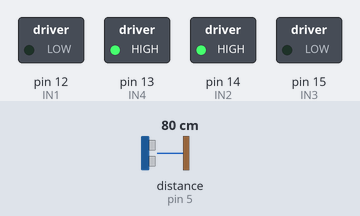
Simulated run of this sketch. Board: Arduino Uno, built with avr-gcc and run on an emulated ATmega328P. Parts: switched loads named in the sketch (green lamp = pin HIGH). Wiring (inferred from the names in the program): ultrasonic range finder: trigger pin 4; echo pin 5. Inputs (shaded band) come from the test bench; at power-on: distance to the obstacle (sensor on pin 5) 80 cm. The echo pulse lasts 58.3 µs per cm; pins used as bus, display or sensor lines are not drawn; what the sketch prints to the serial monitor is not drawn.

Above: at 1.8 s.
1.9 s: distance to the obstacle (sensor on pin 5) set to 2 cm
Timing chart, 0 to 4.9 s (numbered marks = the images above; inputs shaded):
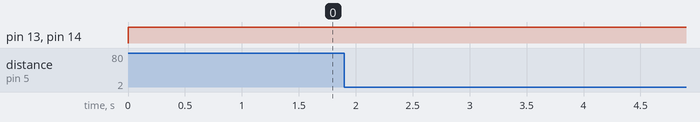

The sketch:

obstacle_avoiding_robot.ino
```cpp
#include<Servo.h>

Servo servo;

//ultrasonic
#define trigPin 4
#define echoPin 5

//servo
// #define servoPin 13


#define ENA 4
#define IN1 12
#define IN2 14
#define IN3 15
#define IN4 13
#define ENB 16


long duration, distanceCM, rightDistance, leftDistance;


void setup() {
  // put your setup code here, to run once:
  //start serial communication for debugging
  Serial.begin(9600);

  //initialize ultrasonic and servo pins
  pinMode(trigPin, OUTPUT);
  pinMode(echoPin, INPUT);
  pinMode(ENA, OUTPUT);
  pinMode(IN1, OUTPUT);
  pinMode(IN2, OUTPUT);
  pinMode(IN4, OUTPUT);
  pinMode(IN3, OUTPUT);
  // servo.attach(servoPin);

  digitalWrite(ENA, LOW);
  digitalWrite(ENB, LOW);

  //initialze servo angle to 0
  servo.write(90);
}

void loop() {
  // put your main code here, to run repeatedly:
  moveForward();
  detectObstacls();
  delay(1000);

}


long mesureDistance(){
  long cm;
  digitalWrite(trigPin, LOW);
  delayMicroseconds(2);
  digitalWrite(trigPin, HIGH);
  delayMicroseconds(10);
  digitalWrite(trigPin, LOW);

  duration = pulseIn(echoPin, HIGH, 30000);

  if(duration == 0){
    return 999;
  }
  cm = microsecondsToCentimeters(duration);
  Serial.print(cm);
  Serial.println(" CM");
  return cm;
}

void detectObstacls(){
  //Read ultrasonic sensor data
  distanceCM = mesureDistance();
  //check if distance less than threshold
  if(distanceCM <= 10 && distanceCM != 0){
    //obstacle detected
    Serial.println("Obstacle detected in front of me");
    delay(500);
    //servo look right
    servo.write(0);
    delay(1000);
    rightDistance = mesureDistance();
    Serial.print("right Distance: ");
    Serial.println(rightDistance);
    //servo look left
    servo.write(180);
    delay(1000);

    leftDistance = mesureDistance();
    Serial.print("left Distance: ");
    Serial.println(leftDistance);

    //return to center
    servo.write(90);
    delay(500);

    //start decision
    if(rightDistance < leftDistance && leftDistance >=10){
      //go to the left
      Serial.println("Rotate left....");
      rotateLeft();
    }else if (leftDistance < rightDistance && rightDistance >=10){
      //go to the right
      Serial.println("Rotate Right....");
      rotateRight();
    }else{
      //go backword
      Serial.println("Return....");
    }
  }
}

void activateMotor(){
  //Logic
  /*
  if(switch == 1){
    detectObstacle();
    moveForward();
  }else{
    stopMotor();
  }
  */
}


//Motor movement
void moveForward(){
  digitalWrite(IN1, LOW);
  digitalWrite(IN2, HIGH);
  digitalWrite(IN3, LOW);
  digitalWrite(IN4, HIGH);
}

void rotateRight(){
  digitalWrite(IN1, LOW);
  digitalWrite(IN2, HIGH);
  digitalWrite(IN3, HIGH);
  digitalWrite(IN4, LOW);
}
void rotateLeft(){
  digitalWrite(IN1, HIGH);
  digitalWrite(IN2, LOW);
  digitalWrite(IN3, LOW);
  digitalWrite(IN4, HIGH);
}

void stopMotor(){
  digitalWrite(IN1, LOW);
  digitalWrite(IN2, LOW);
  digitalWrite(IN3, LOW);
  digitalWrite(IN4, LOW);
}

void goBack(){
  rotateRight();
  delay(1000);
}


long microsecondsToCentimeters(long microseconds) {
  // The speed of sound is 340 m/s or 29 microseconds per centimeter.
  // The ping travels out and back, so to find the distance of the object we
  // take half of the distance travelled.
  return microseconds / 29 / 2;
}
```

Measured:
- after the input at 1.9 s, every drawn part: stays the same
